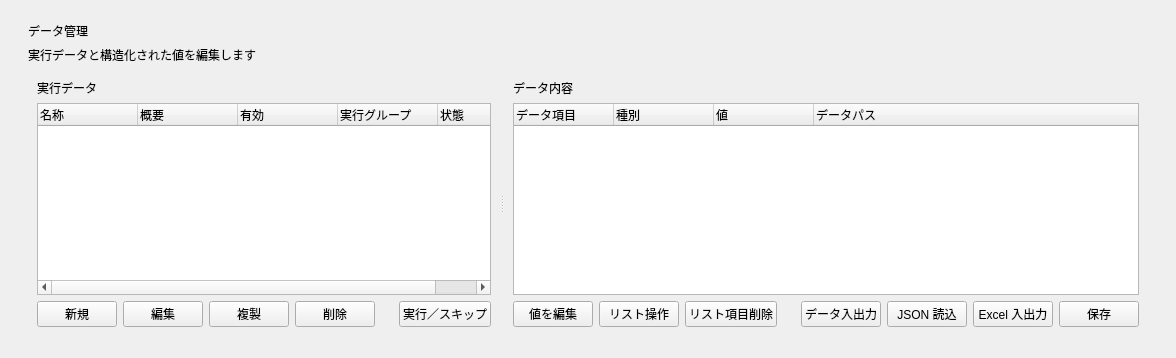
<?xml version="1.0" encoding="utf-8"?>
<ui version="4.0">
  <class>DataForm</class>
  <widget class="QWidget" name="DataForm">
    <layout class="QVBoxLayout" name="rootLayout" stretch="0,0,1">
      <property name="leftMargin">
        <number>28</number>
      </property>
      <property name="topMargin">
        <number>22</number>
      </property>
      <property name="rightMargin">
        <number>28</number>
      </property>
      <property name="bottomMargin">
        <number>22</number>
      </property>
      <item>
        <widget class="QLabel" name="titleLabel">
          <property name="pageTitle" stdset="0">
            <bool>true</bool>
          </property>
          <property name="text">
            <string>データ管理</string>
          </property>
        </widget>
      </item>
      <item>
        <widget class="QLabel" name="subtitleLabel">
          <property name="muted" stdset="0">
            <bool>true</bool>
          </property>
          <property name="text">
            <string>実行データと構造化された値を編集します</string>
          </property>
        </widget>
      </item>
      <item>
        <widget class="QSplitter" name="dataSplitter">
          <property name="orientation">
            <enum>Qt::Horizontal</enum>
          </property>
          <widget class="QFrame" name="recordCard">
            <property name="minimumSize"><size><width>280</width><height>0</height></size></property>
            <property name="sizePolicy"><sizepolicy hsizetype="Ignored" vsizetype="Preferred"><horstretch>0</horstretch><verstretch>0</verstretch></sizepolicy></property>
            <property name="card" stdset="0">
              <bool>true</bool>
            </property>
            <layout class="QVBoxLayout" name="recordLayout">
              <item>
                <widget class="QLabel" name="recordTitle">
                  <property name="cardTitle" stdset="0">
                    <bool>true</bool>
                  </property>
                  <property name="text">
                    <string>実行データ</string>
                  </property>
                </widget>
              </item>
              <item>
                <widget class="QTreeWidget" name="recordTree">
                  <property name="expandsOnDoubleClick"><bool>false</bool></property>
                  <column>
                    <property name="text">
                      <string>名称</string>
                    </property>
                  </column>
                  <column>
                    <property name="text">
                      <string>概要</string>
                    </property>
                  </column>
                  <column>
                    <property name="text">
                      <string>有効</string>
                    </property>
                  </column>
                  <column>
                    <property name="text">
                      <string>実行グループ</string>
                    </property>
                  </column>
                  <column>
                    <property name="text">
                      <string>状態</string>
                    </property>
                  </column>
                </widget>
              </item>
              <item>
                <layout class="QHBoxLayout" name="recordToolbar">
                  <item>
                    <widget class="QPushButton" name="addRecordButton">
                      <property name="primary" stdset="0">
                        <bool>true</bool>
                      </property>
                      <property name="text">
                        <string>新規</string>
                      </property>
                    </widget>
                  </item>
                  <item>
                    <widget class="QPushButton" name="editRecordButton">
                      <property name="text">
                        <string>編集</string>
                      </property>
                    </widget>
                  </item>
                  <item>
                    <widget class="QPushButton" name="copyRecordButton">
                      <property name="text">
                        <string>複製</string>
                      </property>
                    </widget>
                  </item>
                  <item>
                    <widget class="QPushButton" name="deleteRecordButton">
                      <property name="danger" stdset="0">
                        <bool>true</bool>
                      </property>
                      <property name="text">
                        <string>削除</string>
                      </property>
                    </widget>
                  </item>
                  <item>
                    <spacer name="recordStretch">
                      <property name="orientation">
                        <enum>Qt::Horizontal</enum>
                      </property>
                      <property name="sizeHint">
                        <size>
                          <width>20</width>
                          <height>20</height>
                        </size>
                      </property>
                    </spacer>
                  </item>
                  <item>
                    <widget class="QPushButton" name="toggleRecordButton">
                      <property name="text">
                        <string>実行／スキップ</string>
                      </property>
                    </widget>
                  </item>
                </layout>
              </item>
            </layout>
          </widget>
          <widget class="QFrame" name="valueCard">
            <property name="minimumSize"><size><width>360</width><height>0</height></size></property>
            <property name="sizePolicy"><sizepolicy hsizetype="Ignored" vsizetype="Preferred"><horstretch>0</horstretch><verstretch>0</verstretch></sizepolicy></property>
            <property name="card" stdset="0">
              <bool>true</bool>
            </property>
            <layout class="QVBoxLayout" name="valueLayout">
              <item>
                <widget class="QLabel" name="valueTitle">
                  <property name="cardTitle" stdset="0">
                    <bool>true</bool>
                  </property>
                  <property name="text">
                    <string>データ内容</string>
                  </property>
                </widget>
              </item>
              <item>
                <widget class="QTreeWidget" name="valueTree">
                  <property name="expandsOnDoubleClick"><bool>false</bool></property>
                  <column>
                    <property name="text">
                      <string>データ項目</string>
                    </property>
                  </column>
                  <column>
                    <property name="text">
                      <string>種別</string>
                    </property>
                  </column>
                  <column>
                    <property name="text">
                      <string>値</string>
                    </property>
                  </column>
                  <column>
                    <property name="text">
                      <string>データパス</string>
                    </property>
                  </column>
                </widget>
              </item>
              <item>
                <layout class="QHBoxLayout" name="valueToolbar">
                  <item>
                    <widget class="QPushButton" name="editValueButton">
                      <property name="text">
                        <string>値を編集</string>
                      </property>
                    </widget>
                  </item>
                  <item>
                    <widget class="QPushButton" name="addListItemButton">
                      <property name="text">
                        <string>リスト操作</string>
                      </property>
                    </widget>
                  </item>
                  <item>
                    <widget class="QPushButton" name="deleteListItemButton">
                      <property name="danger" stdset="0">
                        <bool>true</bool>
                      </property>
                      <property name="text">
                        <string>リスト項目削除</string>
                      </property>
                    </widget>
                  </item>
                  <item>
                    <spacer name="valueStretch">
                      <property name="orientation">
                        <enum>Qt::Horizontal</enum>
                      </property>
                      <property name="sizeHint">
                        <size>
                          <width>20</width>
                          <height>20</height>
                        </size>
                      </property>
                    </spacer>
                  </item>
                  <item>
                    <widget class="QPushButton" name="exportDataJsonButton">
                      <property name="text">
                        <string>データ入出力</string>
                      </property>
                    </widget>
                  </item>
                  <item>
                    <widget class="QPushButton" name="importDataJsonButton">
                      <property name="text">
                        <string>JSON 読込</string>
                      </property>
                    </widget>
                  </item>
                  <item>
                    <widget class="QPushButton" name="excelButton">
                      <property name="text">
                        <string>Excel 入出力</string>
                      </property>
                    </widget>
                  </item>
                  <item>
                    <widget class="QPushButton" name="saveRecordButton">
                      <property name="primary" stdset="0">
                        <bool>true</bool>
                      </property>
                      <property name="text">
                        <string>保存</string>
                      </property>
                    </widget>
                  </item>
                </layout>
              </item>
            </layout>
          </widget>
        </widget>
      </item>
    </layout>
  </widget>
  <resources />
  <connections />
</ui>
